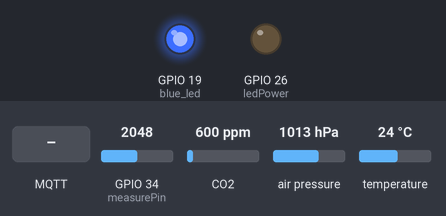
Recording of a sketch running on a simulated ESP32. On the bench: output pins drawn as LEDs (lit = HIGH). The inputs (shaded band) are chosen by the test bench; at power-on: GPIO 34 (measurePin) = 2048, CO2 600 ppm, air pressure 1013 hPa, temperature 24 °C. WiFi joins after 1.5 s; servers stay silent unless stated; network time is answered at once with the bench clock; the local clock reads 2024-03-15 10:24:30 at power-on unless the sketch sets it; no MQTT or app messages arrive unless stated; not simulated (calls return 0 or success): WiFiCredentials.h; what the sketch prints to the serial monitor is not drawn.

Above: at 0.1 s.
At 3.2 s:
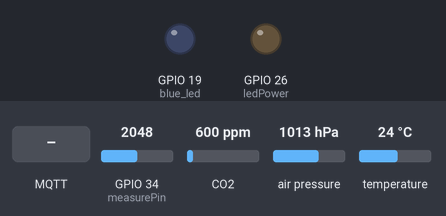
3.3 s: MQTT message "T" arrives on the first subscribed topic
At 10.5 s:
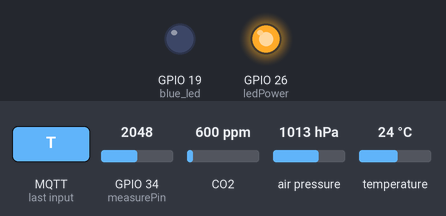
11.6 s: MQTT message "1" arrives on the first subscribed topic
13.1 s: MQTT message "on" arrives on the first subscribed topic
Timing chart, 0 to 16.1 s (numbered marks = the images above; inputs shaded):
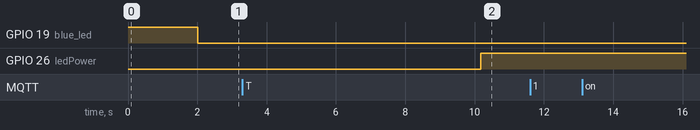

The sketch:

esp32_WiFi.ino
```cpp
//WIFI & NTP setup
#include <WiFi.h>
#include <WiFiUdp.h>
#include <NTPClient.h>
#include <ArduinoJson.h>
#include "WiFiCredentials.h"

#define SerialMon Serial

const char* ssid = WIFI_SSID;
const char* password = WIFI_PASSWD;

WiFiUDP ntpUDP;
NTPClient timeClient(ntpUDP);
String formattedDate;
String dateStamp;
String timeStamp;

WiFiClient client;

// MQTT setup
#include <PubSubClient.h>
PubSubClient mqtt(client);
const char* broker = MQTT_BROKER;
const char* topicPub = MQTT_TOPIC_PUB;
const char* topicSub = MQTT_TOPIC_SUB;

const unsigned long period = 2*1000L; // do loop every 60s
unsigned long startMillis;
unsigned long currentMillis;
uint32_t lastReconnectAttempt = 0;

//mq135
#include "MQ135.h"
int airQualityPin = 35;

//bmp280 I2C
//esp32 SCL 22, SDA 21
#include <Adafruit_BMP280.h>

Adafruit_BMP280 bmp;
unsigned bmpStatus;

float temperature, pressure, approxAltitude = 0;

//pm2.5
int measurePin = 34;
int ledPower = 26;

unsigned int samplingTime = 280;
unsigned int deltaTime = 40;
unsigned int sleepTime = 9680;

float voMeasured, calcVoltage, dustDensity = 0;

void initWiFi() {
  WiFi.mode(WIFI_STA);
  WiFi.begin(ssid, password);
  SerialMon.print("Connecting to WiFi ..");
  while (WiFi.status() != WL_CONNECTED) {
    SerialMon.print('.');
    delay(1000);
  }
  SerialMon.println(WiFi.localIP());
  SerialMon.print("Connected to ");
  SerialMon.println(ssid);
  digitalWrite(19, LOW);  // turn the LED off
}

void mqttCallback(char* topic, byte* payload, unsigned int len) {
//  SerialMon.print("Message arrived [");
//  SerialMon.print(topic);
//  SerialMon.print("]: ");
  SerialMon.print("[ARRIVED] ");
  SerialMon.write(payload, len);
  SerialMon.println();
}

boolean mqttConnect() {
  SerialMon.print("Connecting to ");
  SerialMon.print(broker);

  // Connect to MQTT Broker
  boolean status = mqtt.connect("");

  if (status == false) {
    SerialMon.println(" fail");
    return false;
  }
  SerialMon.println(" success");
  return mqtt.connected();
}

void setup() {
  SerialMon.begin(115200);
  pinMode(19, OUTPUT); //blue led
  digitalWrite(19, HIGH); // turn the LED on
  delay(10);
  initWiFi();

  timeClient.begin();
  timeClient.setTimeOffset(25200);

  //mq135
  pinMode(airQualityPin, INPUT);

  //bmp280
  pinMode(ledPower,OUTPUT);
  bmpStatus = bmp.begin(0x76);
  /* Default settings from datasheet. */
  bmp.setSampling(Adafruit_BMP280::MODE_NORMAL,     /* Operating Mode. */
                  Adafruit_BMP280::SAMPLING_X2,     /* Temp. oversampling */
                  Adafruit_BMP280::SAMPLING_X16,    /* Pressure oversampling */
                  Adafruit_BMP280::FILTER_X16,      /* Filtering. */
                  Adafruit_BMP280::STANDBY_MS_500); /* Standby time. */

  // MQTT setup
  mqtt.setServer(broker, 1883);
  mqtt.setCallback(mqttCallback);

  startMillis = millis();
}

void loop() {
  if (!mqtt.connected()) {
      SerialMon.println("=== MQTT NOT CONNECTED ===");
      // Reconnect every 10 seconds
      uint32_t t = millis();
      if (t - lastReconnectAttempt > 10000L) {
        lastReconnectAttempt = t;
        if (mqttConnect()) {
          lastReconnectAttempt = 0;
        }
      }
      delay(100);
      return;
    }
  currentMillis = millis();
  if (currentMillis - startMillis >= period) {
    startMillis = currentMillis;

    //mq135
    MQ135 gasSensor = MQ135(airQualityPin);
    float airQuality = gasSensor.getPPM();

    //pm2.5
    digitalWrite(ledPower,LOW); // power on the LED
    delayMicroseconds(samplingTime);

    voMeasured = analogRead(measurePin); // read the dust value

    delayMicroseconds(deltaTime);
    digitalWrite(ledPower,HIGH); // turn the LED off
    delayMicroseconds(sleepTime);

    // 0 - 3.3V mapped to 0 - 1023 integer values
    // recover voltage
    calcVoltage = voMeasured * (3.3 / 1024.0);

    /*
    * linear eqaution taken from http://www.howmuchsnow.com/arduino/airquality/
    * https://www.elecrow.com/wiki/index.php?title=Dust_Sensor-_GP2Y1010AU0F
    * Chris Nafis (c) 2012
    * unit: mg/m3 --> ug/m3 unit = * 1000
    */
    dustDensity = 0.17 * calcVoltage - 0.1;

    if (dustDensity < 0) {
      dustDensity = 0;
    }

    //bmp280
    if (bmpStatus){
      temperature = bmp.readTemperature();
      pressure = bmp.readPressure();
      approxAltitude = bmp.readAltitude(1013.25); /* Adjusted to local forecast! */
    }

    while(!timeClient.update()) {
      timeClient.forceUpdate();
    }

    formattedDate = timeClient.getFormattedDate();

    // Extract date
    int splitT = formattedDate.indexOf("T");
    dateStamp = formattedDate.substring(0, splitT);

    // Extract time
    timeStamp = formattedDate.substring(splitT+1, formattedDate.length()-1);

    StaticJsonDocument<256> JSONBuffer;

    JSONBuffer["date"] = dateStamp;
    JSONBuffer["time"] = timeStamp;
    JSONBuffer["airQuality"] = airQuality; // unit: ug/m3
    JSONBuffer["dustDensity"] = dustDensity * 1000; // unit: ug/m3
    JSONBuffer["temperature"] = temperature; // *C
    JSONBuffer["pressure"] = pressure; // Pa
    JSONBuffer["approxAltitude"] = approxAltitude; // m

    char JSONString[256];

    serializeJson(JSONBuffer, JSONString);
    mqtt.publish(topicPub, JSONString);
    SerialMon.print("[SENT] ");
    SerialMon.println(JSONString);
    delay(100);
    mqtt.subscribe(topicSub);
  }
  mqtt.loop();
}
```
